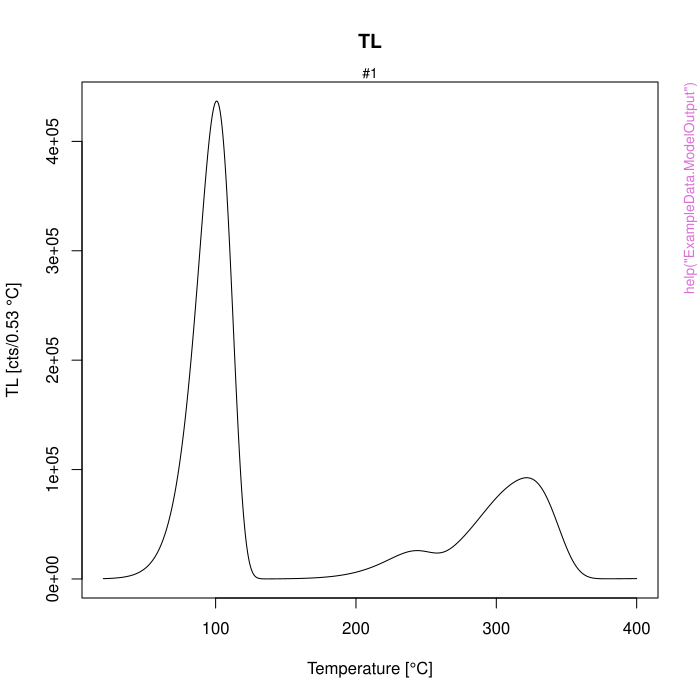

This figure's R source:
pkgname <- "RLumModel"
source(file.path(R.home("share"), "R", "examples-header.R"))
options(warn = 1)
base::assign(".ExTimings", "RLumModel-Ex.timings", pos = 'CheckExEnv')
base::cat("name\tuser\tsystem\telapsed\n", file=base::get(".ExTimings", pos = 'CheckExEnv'))
base::assign(".format_ptime",
function(x) {
  if(!is.na(x[4L])) x[1L] <- x[1L] + x[4L]
  if(!is.na(x[5L])) x[2L] <- x[2L] + x[5L]
  options(OutDec = '.')
  format(x[1L:3L], digits = 7L)
},
pos = 'CheckExEnv')

### * </HEADER>
library('RLumModel')

base::assign(".oldSearch", base::search(), pos = 'CheckExEnv')
cleanEx()
nameEx("ExampleData.ModelOutput")
### * ExampleData.ModelOutput

flush(stderr()); flush(stdout())

base::assign(".ptime", proc.time(), pos = "CheckExEnv")
### Name: ExampleData.ModelOutput
### Title: Example data (TL curve) simulated from Bailey (2001 ,fig. 1)
### Aliases: ExampleData.ModelOutput model.output
### Keywords: datasets

### ** Examples


data(ExampleData.ModelOutput)
TL_curve <- get_RLum(model.output, recordType = "TL$", drop = FALSE)

##plot TL curve
plot_RLum(TL_curve)

TL_concentrations <- get_RLum(model.output, recordType = "(TL)", drop = FALSE)
plot_RLum(TL_concentrations)





base::assign(".dptime", (proc.time() - get(".ptime", pos = "CheckExEnv")), pos = "CheckExEnv")
base::cat("ExampleData.ModelOutput", base::get(".format_ptime", pos = 'CheckExEnv')(get(".dptime", pos = "CheckExEnv")), "\n", file=base::get(".ExTimings", pos = 'CheckExEnv'), append=TRUE, sep="\t")
cleanEx()
nameEx("model_LuminescenceSignals")
### * model_LuminescenceSignals

flush(stderr()); flush(stdout())

base::assign(".ptime", proc.time(), pos = "CheckExEnv")
### Name: model_LuminescenceSignals
### Title: Model Luminescence Signals
### Aliases: model_LuminescenceSignals

### ** Examples



##================================================================##
## Example 1: Simulate sample history of Bailey2001
## (cf. Bailey, 2001, Fig. 1)
##================================================================##

##set sequence with the following steps
## (1) Irradiation at 20 deg. C with a dose of 10 Gy and a dose rate of 1 Gy/s
## (2) TL from 20-400 deg. C with a rate of 5 K/s

sequence <-
  list(
    IRR = c(20, 10, 1),
    TL = c(20, 400, 5)
  )

##model sequence
model.output <- model_LuminescenceSignals(
  sequence = sequence,
  model = "Bailey2001"
)

## Not run: 
##D ##============================================================================##
##D ## Example 2: Simulate sequence at labour without sample history
##D ##============================================================================##
##D 
##D ##set sequence with the following steps
##D ## (1) Irraditation at 20 deg. C with a dose of 100 Gy and a dose rate of 1 Gy/s
##D ## (2) Preheat to 200 deg. C and hold for 10 s
##D ## (3) LM-OSL at 125 deg. C. for 100 s
##D ## (4) Cutheat at 200 dec. C.
##D ## (5) Irraditation at 20 deg. C with a dose of 10 Gy and a dose rate of 1 Gy/s
##D ## (6) Pause at 200 de. C. for 100 s
##D ## (7) OSL at 125 deg. C for 100 s with 90 % optical power
##D ## (8) Pause at 200 deg. C for 100 s
##D ## (9) TL from 20-400 deg. C with a heat rate of 5 K/s
##D ## (10) Radiofluorescence at 20 deg. C with a dose of 200 Gy and a dose rate of 0.01 Gy/s
##D 
##D sequence <-
##D  list(
##D    IRR = c(20, 100, 1),
##D    PH = c(200, 10),
##D    LM_OSL = c(125, 100),
##D    CH = c(200),
##D    IRR = c(20, 10, 1),
##D    PAUSE = c(200, 100),
##D    OSL = c(125, 100, 90),
##D    PAUSE = c(200, 100),
##D    TL = c(20, 400, 5),
##D    RF = c(20, 200, 0.01)
##D )
##D 
##D # call function "model_LuminescenceSignals", set sequence = sequence,
##D # model = "Pagonis2008" (palaeodose = 200 Gy) and simulate_sample_history = FALSE (default),
##D # because the sample history is not part of the sequence
##D 
##D model.output <- model_LuminescenceSignals(
##D    sequence = sequence,
##D    model = "Pagonis2008"
##D    )
##D 
##D 
##D 
##D ##============================================================================##
##D ## Example 3: Simulate SAR sequence
##D ##============================================================================##
##D 
##D ##set SAR sequence with the following steps
##D ## (1) RegDose: set regenerative dose [Gy] as vector
##D ## (2) TestDose: set test dose [Gy]
##D ## (3) PH: set preheat temperature in deg. C
##D ## (4) CH: Set cutheat temperature in deg. C
##D ## (5) OSL_temp: set OSL reading temperature in deg. C
##D ## (6) OSL_duration: set OSL reading duration in s
##D 
##D sequence <- list(
##D  RegDose = c(0,10,20,50,90,0,10),
##D  TestDose = 5,
##D  PH = 240,
##D  CH = 200,
##D  OSL_temp = 125,
##D  OSL_duration = 70)
##D 
##D # call function "model_LuminescenceSignals", set sequence = sequence,
##D # model = "Pagonis2007" (palaeodose = 20 Gy) and simulate_sample_history = FALSE (default),
##D # because the sample history is not part of the sequence
##D 
##D  model.output <- model_LuminescenceSignals(
##D 
##D  sequence = sequence,
##D  model = "Pagonis2007",
##D  plot = FALSE
##D  )
##D 
##D # in environment is a new object "model.output" with the results of
##D # every step of the given sequence.
##D # Plots are done at OSL and TL steps and the growth curve
##D 
##D # call "analyse_SAR.CWOSL" from RLum package
##D  results <- analyse_SAR.CWOSL(model.output,
##D                             signal.integral.min = 1,
##D                             signal.integral.max = 15,
##D                             background.integral.min = 601,
##D                             background.integral.max = 701,
##D                             fit.method = "EXP",
##D                             dose.points = c(0,10,20,50,90,0,10))
##D 
##D 
##D ##============================================================================##
##D ## Example 4: generate sequence from *.seq file and run SAR simulation
##D ##============================================================================##
##D 
##D # load example *.SEQ file and construct a sequence.
##D # call function "model_LuminescenceSignals", load created sequence for sequence,
##D # set model = "Bailey2002" (palaeodose = 10 Gy)
##D # and simulate_sample_history = FALSE (default),
##D # because the sample history is not part of the sequence
##D 
##D path <- system.file("extdata", "example_SAR_cycle.SEQ", package="RLumModel")
##D 
##D sequence <- read_SEQ2R(file = path)
##D 
##D model.output <- model_LuminescenceSignals(
##D   sequence = sequence,
##D   model = "Bailey2001",
##D   plot = FALSE
##D )
##D 
##D 
##D ## call RLum package function "analyse_SAR.CWOSL" to analyse the simulated SAR cycle
##D 
##D results <- analyse_SAR.CWOSL(model.output,
##D                              signal.integral.min = 1,
##D                              signal.integral.max = 10,
##D                              background.integral.min = 301,
##D                              background.integral.max = 401,
##D                              dose.points = c(0,8,14,26,32,0,8),
##D                              fit.method = "EXP")
##D 
##D print(get_RLum(results))
##D 
##D 
##D ##============================================================================##
##D ## Example 5: compare different optical powers of stimulation light
##D ##============================================================================##
##D 
##D # call function "model_LuminescenceSignals", model = "Bailey2004"
##D # and simulate_sample_history = FALSE (default),
##D # because the sample history is not part of the sequence
##D # the optical_power of the LED is varied and then compared.
##D 
##D optical_power <- seq(from = 0,to = 100,by = 20)
##D 
##D model.output <- lapply(1:length(optical_power), function(x){
##D 
##D  sequence <- list(IRR = c(20, 50, 1),
##D                   PH = c(220, 10, 5),
##D                   OSL = c(125, 50, optical_power[x])
##D                   )
##D 
##D  data <- model_LuminescenceSignals(
##D            sequence = sequence,
##D            model = "Bailey2004",
##D            plot = FALSE
##D            )
##D 
##D  return(get_RLum(data, recordType = "OSL$", drop = FALSE))
##D })
##D 
##D ##combine output curves
##D model.output.merged <- merge_RLum(model.output)
##D 
##D ##plot
##D plot_RLum(
##D  object = model.output.merged,
##D  xlab = "Illumination time [s]",
##D  ylab = "OSL signal [a.u.]",
##D  main = "OSL signal dependency on optical power of stimulation light",
##D  legend.text = paste("Optical power density", 20*optical_power/100, "mW/cm^2"),
##D  combine = TRUE)
##D 
## End(Not run)



base::assign(".dptime", (proc.time() - get(".ptime", pos = "CheckExEnv")), pos = "CheckExEnv")
base::cat("model_LuminescenceSignals", base::get(".format_ptime", pos = 'CheckExEnv')(get(".dptime", pos = "CheckExEnv")), "\n", file=base::get(".ExTimings", pos = 'CheckExEnv'), append=TRUE, sep="\t")
cleanEx()
nameEx("read_SEQ2R")
### * read_SEQ2R

flush(stderr()); flush(stdout())

base::assign(".ptime", proc.time(), pos = "CheckExEnv")
### Name: read_SEQ2R
### Title: Parse a Risoe SEQ-file to a sequence neccessary for simulating
###   quartz luminescence
### Aliases: read_SEQ2R

### ** Examples

##search "example_SAR_cycle.SEQ" in "extdata" in package "RLumModel"
path <- system.file("extdata", "example_SAR_cycle.SEQ", package="RLumModel")

sequence <- read_SEQ2R(file = path)




base::assign(".dptime", (proc.time() - get(".ptime", pos = "CheckExEnv")), pos = "CheckExEnv")
base::cat("read_SEQ2R", base::get(".format_ptime", pos = 'CheckExEnv')(get(".dptime", pos = "CheckExEnv")), "\n", file=base::get(".ExTimings", pos = 'CheckExEnv'), append=TRUE, sep="\t")
### * <FOOTER>
###
options(digits = 7L)
base::cat("Time elapsed: ", proc.time() - base::get("ptime", pos = 'CheckExEnv'),"\n")
grDevices::dev.off()
###
### Local variables: ***
### mode: outline-minor ***
### outline-regexp: "\\(> \\)?### [*]+" ***
### End: ***
quit('no')
